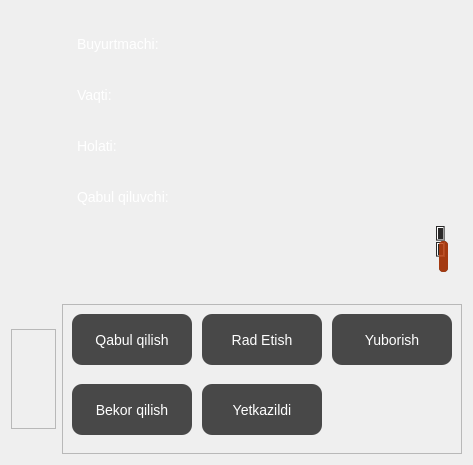
      <widget class="QWidget" name="tab_orders">
       <property name="styleSheet">
        <string notr="true"/>
       </property>
       <attribute name="title">
        <string>Buyurtmalar</string>
       </attribute>
       <layout class="QGridLayout" name="gridLayout">
        <item row="0" column="0">
         <widget class="QScrollArea" name="scrollArea">
          <property name="styleSheet">
           <string notr="true">QFrame{
background: transparent;
}
QWidget{
background: transparent;
}
QPushButton{
	background:rgb(83, 152, 255);
	border-radius:10px;
	color:#fff;
	font-size: 14px;
}

QPushButton:hover{
	border:none;
	background:rgb(68, 117, 222)
}

QLabel{
font-size: 14px;
text-align: center;
color: white;
padding: 2px;
border-radius: 10px;
}
QLabel:hover{
background: rgba(255,255,255,0.3);
border: 1px solid rgb(68, 117, 222);
border-radius: 5px;
}
QScrollBar:vertical
    {
        background-color: #2A2929;
        width: 15px;
        margin: 15px 3px 15px 3px;
        border: 1px transparent #2A2929;
        border-radius: 4px;
    }

    QScrollBar::handle:vertical
    {
        background-color: rgba(195,63,11,0.8);        /* #605F5F; */
        min-height: 5px;
        border-radius: 4px;
    }

    QScrollBar::sub-line:vertical
    {
        margin: 3px 0px 3px 0px;
        border-image: url(:/qss_icons/rc/up_arrow_disabled.png);
        height: 10px;
        width: 10px;
        subcontrol-position: top;
        subcontrol-origin: margin;
    }

    QScrollBar::add-line:vertical
    {
        margin: 3px 0px 3px 0px;
        border-image: url(:/qss_icons/rc/down_arrow_disabled.png);
        height: 10px;
        width: 10px;
        subcontrol-position: bottom;
        subcontrol-origin: margin;
    }

    QScrollBar::sub-line:vertical:hover,QScrollBar::sub-line:vertical:on
    {
        border-image: url(:/qss_icons/rc/up_arrow.png);
        height: 10px;
        width: 10px;
        subcontrol-position: top;
        subcontrol-origin: margin;
    }

    QScrollBar::add-line:vertical:hover, QScrollBar::add-line:vertical:on
    {
        border-image: url(:/qss_icons/rc/down_arrow.png);
        height: 10px;
        width: 10px;
        subcontrol-position: bottom;
        subcontrol-origin: margin;
    }

    QScrollBar::up-arrow:vertical, QScrollBar::down-arrow:vertical
    {
        background: none;
    }

    QScrollBar::add-page:vertical, QScrollBar::sub-page:vertical
    {
        background: none;
    }</string>
          </property>
          <property name="widgetResizable">
           <bool>true</bool>
          </property>
          <widget class="QWidget" name="scrollAreaWidgetContents">
           <property name="geometry">
            <rect>
             <x>0</x>
             <y>0</y>
             <width>876</width>
             <height>542</height>
            </rect>
           </property>
           <layout class="QFormLayout" name="formLayout_5">
            <item row="0" column="0">
             <layout class="QGridLayout" name="gridOrders"/>
            </item>
           </layout>
          </widget>
         </widget>
        </item>
        <item row="1" column="1">
         <widget class="QFrame" name="frame_buttonsOrders">
          <property name="minimumSize">
           <size>
            <width>400</width>
            <height>150</height>
           </size>
          </property>
          <property name="maximumSize">
           <size>
            <width>400</width>
            <height>16777215</height>
           </size>
          </property>
          <property name="styleSheet">
           <string notr="true">QPushButton{
background:rgba(0, 0, 0, 0.7);
border: black;
border-radius:10px;
color: white;
font-size: 14px;
}

</string>
          </property>
          <property name="frameShape">
           <enum>QFrame::StyledPanel</enum>
          </property>
          <property name="frameShadow">
           <enum>QFrame::Raised</enum>
          </property>
          <widget class="QPushButton" name="btn_sendOrders">
           <property name="geometry">
            <rect>
             <x>270</x>
             <y>10</y>
             <width>120</width>
             <height>51</height>
            </rect>
           </property>
           <property name="maximumSize">
            <size>
             <width>200</width>
             <height>51</height>
            </size>
           </property>
           <property name="styleSheet">
            <string notr="true">QPushButton:hover{
background:rgb(68, 117, 222)
}</string>
           </property>
           <property name="text">
            <string>Yuborish</string>
           </property>
          </widget>
          <widget class="QPushButton" name="btn_rejectOrders">
           <property name="geometry">
            <rect>
             <x>140</x>
             <y>10</y>
             <width>120</width>
             <height>51</height>
            </rect>
           </property>
           <property name="maximumSize">
            <size>
             <width>200</width>
             <height>51</height>
            </size>
           </property>
           <property name="styleSheet">
            <string notr="true">QPushButton:hover{
background: rgba(231,30,21,0.6);
}</string>
           </property>
           <property name="text">
            <string>Rad Etish</string>
           </property>
          </widget>
          <widget class="QPushButton" name="btn_deliveredOrders">
           <property name="geometry">
            <rect>
             <x>140</x>
             <y>80</y>
             <width>120</width>
             <height>51</height>
            </rect>
           </property>
           <property name="maximumSize">
            <size>
             <width>200</width>
             <height>51</height>
            </size>
           </property>
           <property name="styleSheet">
            <string notr="true">QPushButton:hover{
background:rgba(122,60,237, 0.7)
}</string>
           </property>
           <property name="text">
            <string>Yetkazildi</string>
           </property>
          </widget>
          <widget class="QPushButton" name="btn_acceptOrders">
           <property name="geometry">
            <rect>
             <x>10</x>
             <y>10</y>
             <width>120</width>
             <height>51</height>
            </rect>
           </property>
           <property name="maximumSize">
            <size>
             <width>200</width>
             <height>51</height>
            </size>
           </property>
           <property name="styleSheet">
            <string notr="true">QPushButton:hover{
background: rgba(0,237,107,0.6);
}</string>
           </property>
           <property name="text">
            <string>Qabul qilish</string>
           </property>
          </widget>
          <widget class="QPushButton" name="btn_cancelOrders">
           <property name="geometry">
            <rect>
             <x>10</x>
             <y>80</y>
             <width>120</width>
             <height>51</height>
            </rect>
           </property>
           <property name="maximumSize">
            <size>
             <width>200</width>
             <height>51</height>
            </size>
           </property>
           <property name="styleSheet">
            <string notr="true">QPushButton:hover{
background:rgba(237,0,213, 0.7)
}</string>
           </property>
           <property name="text">
            <string>Bekor qilish</string>
           </property>
          </widget>
         </widget>
        </item>
        <item row="1" column="0">
         <widget class="QFrame" name="frame_filterOrders">
          <property name="minimumSize">
           <size>
            <width>0</width>
            <height>100</height>
           </size>
          </property>
          <property name="maximumSize">
           <size>
            <width>16777215</width>
            <height>100</height>
           </size>
          </property>
          <property name="frameShape">
           <enum>QFrame::StyledPanel</enum>
          </property>
          <property name="frameShadow">
           <enum>QFrame::Raised</enum>
          </property>
         </widget>
        </item>
        <item row="0" column="1">
         <widget class="QFrame" name="frame_Order">
          <property name="minimumSize">
           <size>
            <width>400</width>
            <height>0</height>
           </size>
          </property>
          <property name="maximumSize">
           <size>
            <width>400</width>
            <height>16777215</height>
           </size>
          </property>
          <property name="styleSheet">
           <string notr="true">QFrame{
background: transparent;
}
QWidget{
background: transparent;
}
QPushButton{
	background:rgb(83, 152, 255);
	border-radius:10px;
	color:#fff;
	font-size: 14px;
}

QPushButton:hover{
	border:none;
	background:rgb(68, 117, 222)
}

QLabel{
font-size: 14px;
text-align: center;
color: white;
padding: 2px;
border-radius: 10px;
}
QLabel:hover{
background: rgba(255,255,255,0.3);
border: 1px solid rgb(68, 117, 222);
border-radius: 5px;
}
QScrollBar:vertical
    {
        background-color: #2A2929;
        width: 15px;
        margin: 15px 3px 15px 3px;
        border: 1px transparent #2A2929;
        border-radius: 4px;
    }

    QScrollBar::handle:vertical
    {
        background-color: rgba(195,63,11,0.8);        /* #605F5F; */
        min-height: 5px;
        border-radius: 4px;
    }

    QScrollBar::sub-line:vertical
    {
        margin: 3px 0px 3px 0px;
        border-image: url(:/qss_icons/rc/up_arrow_disabled.png);
        height: 10px;
        width: 10px;
        subcontrol-position: top;
        subcontrol-origin: margin;
    }

    QScrollBar::add-line:vertical
    {
        margin: 3px 0px 3px 0px;
        border-image: url(:/qss_icons/rc/down_arrow_disabled.png);
        height: 10px;
        width: 10px;
        subcontrol-position: bottom;
        subcontrol-origin: margin;
    }

    QScrollBar::sub-line:vertical:hover,QScrollBar::sub-line:vertical:on
    {
        border-image: url(:/qss_icons/rc/up_arrow.png);
        height: 10px;
        width: 10px;
        subcontrol-position: top;
        subcontrol-origin: margin;
    }

    QScrollBar::add-line:vertical:hover, QScrollBar::add-line:vertical:on
    {
        border-image: url(:/qss_icons/rc/down_arrow.png);
        height: 10px;
        width: 10px;
        subcontrol-position: bottom;
        subcontrol-origin: margin;
    }

    QScrollBar::up-arrow:vertical, QScrollBar::down-arrow:vertical
    {
        background: none;
    }

    QScrollBar::add-page:vertical, QScrollBar::sub-page:vertical
    {
        background: none;
    }</string>
          </property>
          <property name="frameShape">
           <enum>QFrame::StyledPanel</enum>
          </property>
          <property name="frameShadow">
           <enum>QFrame::Raised</enum>
          </property>
          <layout class="QHBoxLayout" name="horizontalLayout_16">
           <item>
            <layout class="QVBoxLayout" name="verticalLayout_5">
             <item>
              <widget class="QLabel" name="label_customerOrders">
               <property name="minimumSize">
                <size>
                 <width>0</width>
                 <height>45</height>
                </size>
               </property>
               <property name="maximumSize">
                <size>
                 <width>16777215</width>
                 <height>51</height>
                </size>
               </property>
               <property name="text">
                <string>Buyurtmachi:</string>
               </property>
              </widget>
             </item>
             <item>
              <widget class="QLabel" name="label_dateOrders">
               <property name="minimumSize">
                <size>
                 <width>0</width>
                 <height>45</height>
                </size>
               </property>
               <property name="maximumSize">
                <size>
                 <width>16777215</width>
                 <height>51</height>
                </size>
               </property>
               <property name="text">
                <string>Vaqti:</string>
               </property>
              </widget>
             </item>
             <item>
              <widget class="QLabel" name="label_statusOrder">
               <property name="minimumSize">
                <size>
                 <width>0</width>
                 <height>45</height>
                </size>
               </property>
               <property name="maximumSize">
                <size>
                 <width>16777215</width>
                 <height>51</height>
                </size>
               </property>
               <property name="text">
                <string>Holati:</string>
               </property>
              </widget>
             </item>
             <item>
              <widget class="QLabel" name="label_adminOrders">
               <property name="minimumSize">
                <size>
                 <width>0</width>
                 <height>45</height>
                </size>
               </property>
               <property name="maximumSize">
                <size>
                 <width>16777215</width>
                 <height>51</height>
                </size>
               </property>
               <property name="text">
                <string>Qabul qiluvchi:</string>
               </property>
              </widget>
             </item>
             <item>
              <widget class="QScrollArea" name="scrollArea_OrderElements">
               <property name="verticalScrollBarPolicy">
                <enum>Qt::ScrollBarAlwaysOn</enum>
               </property>
               <property name="widgetResizable">
                <bool>true</bool>
               </property>
               <widget class="QWidget" name="scrollAreaWidgetContents_3">
                <property name="geometry">
                 <rect>
                  <x>0</x>
                  <y>0</y>
                  <width>365</width>
                  <height>318</height>
                 </rect>
                </property>
                <layout class="QGridLayout" name="gridLayout_8">
                 <property name="leftMargin">
                  <number>0</number>
                 </property>
                 <property name="topMargin">
                  <number>0</number>
                 </property>
                 <property name="rightMargin">
                  <number>0</number>
                 </property>
                 <property name="bottomMargin">
                  <number>0</number>
                 </property>
                 <item row="0" column="0">
                  <layout class="QFormLayout" name="formOrderElements"/>
                 </item>
                </layout>
               </widget>
              </widget>
             </item>
            </layout>
           </item>
          </layout>
         </widget>
        </item>
       </layout>
      </widget>
